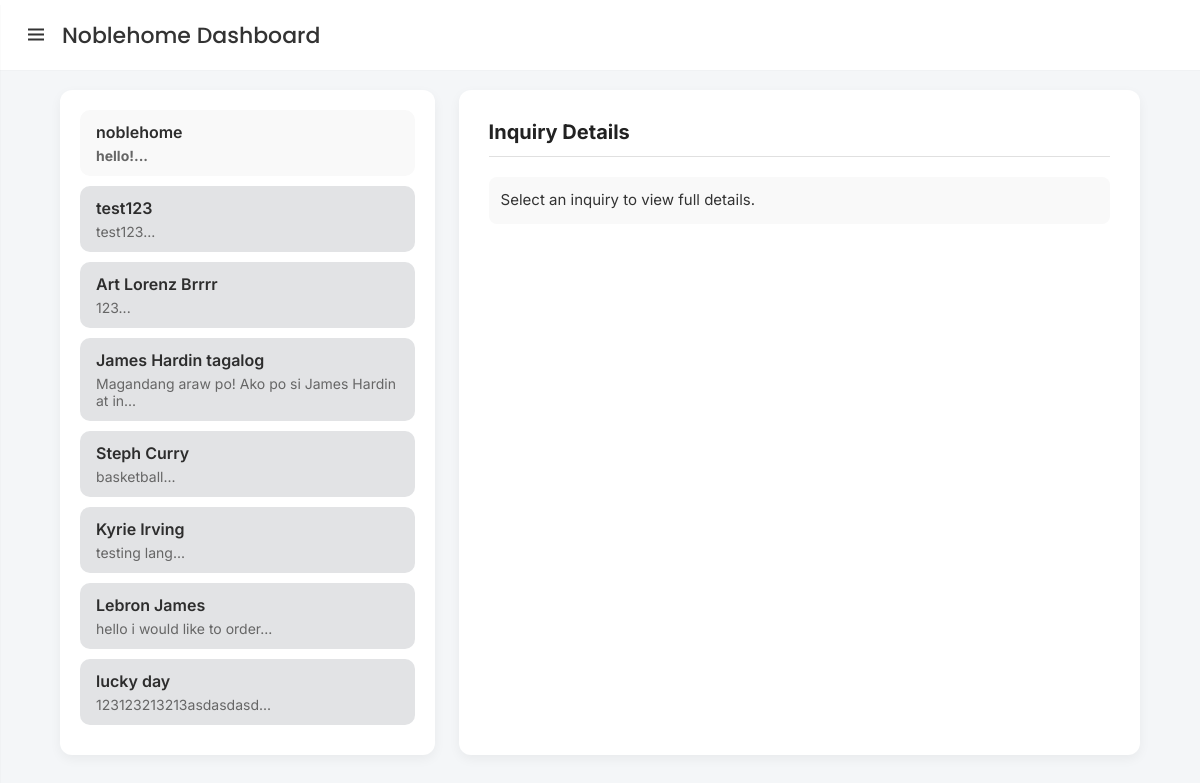
/admin/inquiry_admin.php, run on the app's committed database.
### tables this page shows
CREATE TABLE `inquiry` (
  `id` int(255) NOT NULL,
  `name` varchar(255) NOT NULL,
  `email` varchar(255) NOT NULL,
  `phone` varchar(20) DEFAULT NULL,
  `message` varchar(255) NOT NULL,
  `created_at` datetime DEFAULT NULL,
  `product_name` varchar(255) DEFAULT NULL,
  `is_read` tinyint(1) DEFAULT 0
);

### admin/inquiry_admin.php (the view, shortened to what this page needs)
<?php
include('../database.php');
$query = "SELECT id, name, LEFT(message, 50) AS message_preview, email, is_read FROM inquiry ORDER BY created_at DESC";
$result = mysqli_query($conn, $query);
include 'sidebar_admin.php';
?>
<!DOCTYPE html>
<html lang="en">
<head>
    <link rel="stylesheet" href="../css/inquiry_admin.css">
</head>
<body>
<div class="chat-container">
        <div class="chat-list">
        <?php while ($chat = mysqli_fetch_assoc($result)): ?>
    <div class="chat-item <?php echo $chat['is_read'] ? 'read' : 'unread'; ?>" onclick="viewChat('<?php echo htmlspecialchars($chat['id']); ?>')">
        <div class="chat-preview">
            <strong><?php echo htmlspecialchars($chat['name']); ?></strong>
            <span><?php echo htmlspecialchars($chat['message_preview']); ?>...</span>
        </div>
    </div>
<?php endwhile; ?>
        </div>
        <div class="chat-details" id="chat-details">
            <h3>Inquiry Details</h3>
            <div id="full-chat">
                <p>Select an inquiry to view full details.</p>
            </div>
            </div>
        </div>
</body>
</html>

### admin/sidebar_admin.php (shortened to what this page needs)
<!DOCTYPE html>
<html lang="en">
<head>
  <link rel="stylesheet" href="../css/sidebar_admin.css" />
  <link href="https://unpkg.com/boxicons@2.1.2/css/boxicons.min.css" rel="stylesheet" />
</head>
<body>
  <div class="custom-sidebar-container">
    <nav>
      <div class="logo">
        <i class="bx bx-menu menu-icon"></i>
        <span class="logo-name">Noblehome Dashboard</span>
      </div>
    </nav>
  </div>
</body>
</html>

### css/sidebar_admin.css (style rules this page uses)
.custom-sidebar-container * { margin: 0; padding: 0; box-sizing: border-box; font-family: "Poppins", sans-serif; }
.custom-sidebar-container nav { position: absolute; top: 0; left: 0; height: 70px; width: 100%; display: flex; align-items: center; background: #fff; box-shadow: 0 0 1px rgba(0, 0, 0, 0.1); }
.custom-sidebar-container nav .logo { display: flex; align-items: center; margin: 0 24px; }
.custom-sidebar-container .logo .menu-icon { color: #333; font-size: 24px; margin-right: 14px; cursor: pointer; }
.custom-sidebar-container .logo .logo-name { color: #333; font-size: 22px; font-weight: 500; }

### css/inquiry_admin.css (style rules this page uses)
body { margin: 0; font-family: 'Inter', sans-serif; background-color: #f4f6f8; color: #333; }
.chat-container { display: flex; padding: 40px; gap: 24px; max-width: 90%; margin: auto; margin-top: 50px; width: 100%; }
.chat-list { width: 35%; background: #fff; border-radius: 12px; box-shadow: 0 4px 12px rgba(0, 0, 0, 0.05); padding: 20px; overflow-y: auto; max-height: 80vh; }
.chat-item { padding: 12px 16px; background-color: #fafafa; margin-bottom: 10px; border-radius: 10px; cursor: pointer; transition: background-color 0.3s ease, transform 0.2s; }
.chat-preview { display: flex; flex-direction: column; }
.chat-preview strong { font-weight: 600; color: #2d2d2d; margin-bottom: 5px; }
.chat-preview span { color: #666; font-size: 14px; }
.chat-details { width: 65%; background: #fff; border-radius: 12px; padding: 30px; box-shadow: 0 4px 12px rgba(0, 0, 0, 0.05); }
.chat-details h3 { margin-top: 0; color: #222; font-size: 20px; border-bottom: 1px solid #e0e0e0; padding-bottom: 12px; }
.chat-details div { margin-top: 18px; }
.chat-details p { margin: 0; background-color: #f9f9f9; padding: 12px; border-radius: 8px; font-size: 15px; line-height: 1.5; color: #333; }

### admin/inquiry_admin.php (style rules this page uses)
.chat-item.unread { background-color: #f9f9f9; font-weight: bold; }
.chat-item.read { background-color: #e2e3e5; font-weight: normal; }

### data on the page
inquiry: name "noblehome", message_preview "hello!"
inquiry: name "test123", message_preview "test123"
inquiry: name "Art Lorenz Brrrr", message_preview "123"
inquiry: name "James Hardin tagalog", message_preview "Magandang araw po! Ako po si James Hardin at in"
inquiry: name "Steph Curry", message_preview "basketball"
inquiry: name "Kyrie Irving", message_preview "testing lang"
inquiry: name "Lebron James", message_preview "hello i would like to order"
inquiry: name "lucky day", message_preview "123123213213asdasdasd"
